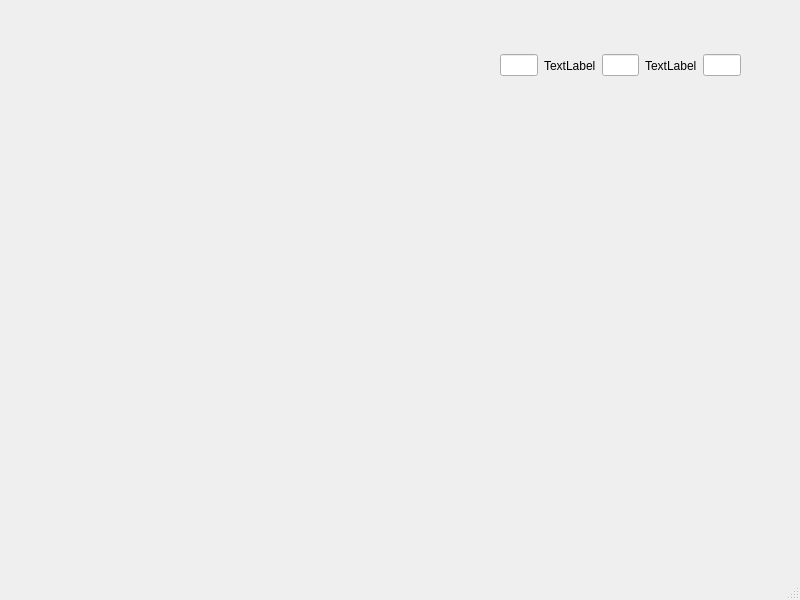
<?xml version="1.0" encoding="UTF-8"?>
<ui version="4.0">
 <class>MainWindow</class>
 <widget class="QMainWindow" name="MainWindow">
  <property name="geometry">
   <rect>
    <x>0</x>
    <y>0</y>
    <width>800</width>
    <height>600</height>
   </rect>
  </property>
  <property name="windowTitle">
   <string>MainWindow</string>
  </property>
  <widget class="QWidget" name="centralwidget">
   <widget class="QWidget" name="horizontalLayoutWidget">
    <property name="geometry">
     <rect>
      <x>500</x>
      <y>10</y>
      <width>241</width>
      <height>111</height>
     </rect>
    </property>
    <layout class="QHBoxLayout" name="horizontalLayout">
     <item>
      <widget class="QLineEdit" name="lineEdit"/>
     </item>
     <item>
      <widget class="QLabel" name="label">
       <property name="text">
        <string>TextLabel</string>
       </property>
      </widget>
     </item>
     <item>
      <widget class="QLineEdit" name="lineEdit_2"/>
     </item>
     <item>
      <widget class="QLabel" name="label_2">
       <property name="text">
        <string>TextLabel</string>
       </property>
      </widget>
     </item>
     <item>
      <widget class="QLineEdit" name="lineEdit_3"/>
     </item>
    </layout>
   </widget>
  </widget>
  <widget class="QMenuBar" name="menubar">
   <property name="geometry">
    <rect>
     <x>0</x>
     <y>0</y>
     <width>800</width>
     <height>18</height>
    </rect>
   </property>
  </widget>
  <widget class="QStatusBar" name="statusbar"/>
 </widget>
 <resources/>
 <connections/>
</ui>
